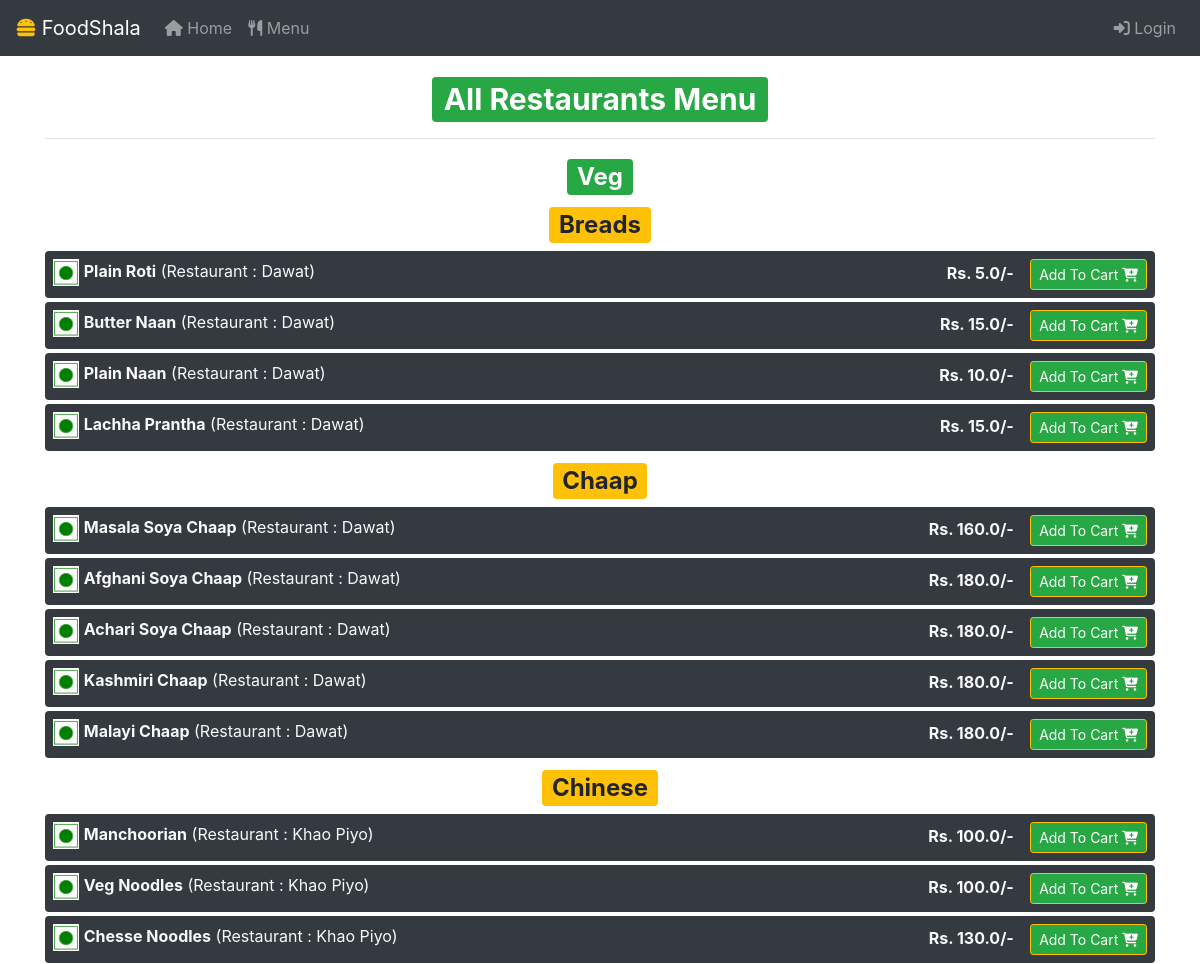
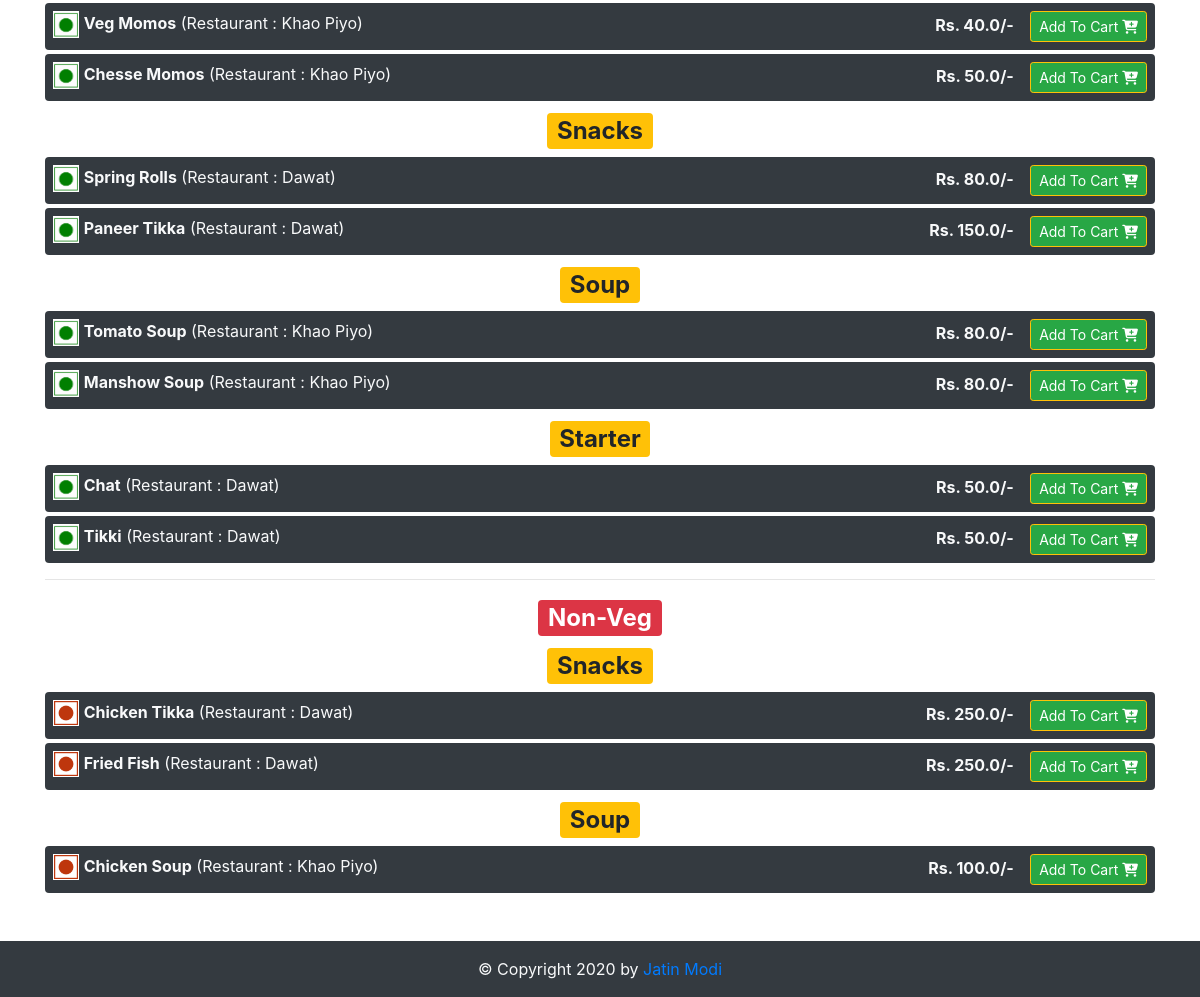
The page /menu on the database its author committed (2 pictures, top to bottom).
### app.py (models this page shows)
class Items(db.Model):
	__tablename__ = 'items'
	restaurantId = db.Column(db.Integer,ForeignKey('restaurants.id'))
	restaurantName = db.Column(db.String)
	id = db.Column(db.Integer,primary_key=True)
	dishtype = db.Column(db.String)
	name = db.Column(db.String)
	price = db.Column(db.Float)
	veg = db.Column(db.Boolean)

### app.py (the view)
@app.route("/menu",methods=['GET'])
def menu():
	items = Items.query.order_by(Items.dishtype).all()
	veg = True
	if checkSession():
		user = Users.query.filter_by(email=session['email']).first()
		veg = user.veg
		if not user.veg:
			items.sort(key=get_key)
	return render_template("menu.html",items=items,user=checkSession(),userVeg=veg)

### app.py (called while the page is built)
def checkSession():
	if 'email' in session:
		return True
	return False

### templates/menu.html (shortened to what this page needs)
{% include "header.html" %}
<div class="container mt-3 mb-5" style="min-height: 100vh;position: relative;">
	<h1 class="text-center"><span class="badge badge-success">All Restaurants Menu</span></h1>
	<hr>
	<h2 class=" text-center text-dark text-capitalize my-2"><span class="badge badge-success"> Veg </span></h2>
	{% for x in items if x.veg %}
		{% if loop.changed(x.dishtype) %}
			<h2 class=" text-center text-dark text-capitalize my-2"><span class="badge badge-warning"> {{x.dishtype}} </span></h2>
		{% endif %}
	<div class="rounded mt-1 d-flex justify-content-between p-2 bg-dark text-light">
		<div>
			{% if x.veg %}
				<img style="width:2.6ch;padding: 1px;background-color: white" src="{{ url_for('static',filename='images/vegg.png') }}">
			{% endif %}
			<span class="text-capitalize"><b>{{ x.name }}</b></span>
			<span class="text-capitalize">(Restaurant : {{x.restaurantName}})</span>
		</div>
		<div>
			<b>Rs. {{x.price}}/- </b>&ensp;
			<button title="Add to Cart" class="btn btn-sm border-warning btn-success" onclick="addToCartHandle({{ x.id }}, {{ x.restaurantId }})">Add To Cart <i class="fas fa-cart-plus"></i></button>
		</div>
	</div>
	{% endfor %}
	{% if userVeg %}
	<hr>
		<h2 class=" text-center text-dark text-capitalize my-2"><span class="badge badge-danger"> Non-Veg </span></h2>
		{% for x in items if not x.veg %}
		{% if loop.changed(x.dishtype) %}
			<h2 class=" text-center text-dark text-capitalize my-2"><span class="badge badge-warning"> {{x.dishtype}} </span></h2>
		{% endif %}
	<div class="rounded mt-1 d-flex justify-content-between p-2 bg-dark text-light">
		<div>
			{% if not x.veg %}
				<img style="width:2.6ch;padding: 1px;background-color: white" src="{{ url_for('static',filename='images/nonVeg.png') }}">
			{% endif %}
			<span class="text-capitalize"><b>{{ x.name }}</b></span>
			<span class="text-capitalize">(Restaurant : {{x.restaurantName}})</span>
		</div>
		<div>
			<b>Rs. {{x.price}}/- </b>&ensp;
			<button title="Add to Cart" class="btn btn-sm border-warning btn-success" onclick="addToCartHandle({{ x.id }}, {{ x.restaurantId }})">Add To Cart <i class="fas fa-cart-plus"></i></button>
		</div>
	</div>
		{% endfor %}
	{% endif %}
</div>
{% include "footer.html" %}

### rows shown on the page
Items: dishtype "Breads", veg True (drawn), name "Plain Roti", restaurantName "Dawat", price "5.0"
Items: veg True (drawn), name "Butter Naan", restaurantName "Dawat", price "15.0"
Items: veg True (drawn), name "Plain Naan", restaurantName "Dawat", price "10.0"
Items: veg True (drawn), name "Lachha Prantha", restaurantName "Dawat", price "15.0"
Items: dishtype "Chaap", veg True (drawn), name "Masala Soya Chaap", restaurantName "Dawat", price "160.0"
Items: veg True (drawn), name "Afghani Soya Chaap", restaurantName "Dawat", price "180.0"
Items: veg True (drawn), name "Achari Soya Chaap", restaurantName "Dawat", price "180.0"
Items: veg True (drawn), name "Kashmiri Chaap", restaurantName "Dawat", price "180.0"
Items: veg True (drawn), name "Malayi Chaap", restaurantName "Dawat", price "180.0"
Items: dishtype "Chinese", veg True (drawn), name "Manchoorian", restaurantName "Khao Piyo", price "100.0"
Items: veg True (drawn), name "Veg Noodles", restaurantName "Khao Piyo", price "100.0"
Items: veg True (drawn), name "Chesse Noodles", restaurantName "Khao Piyo", price "130.0"
Items: veg True (drawn), name "Veg Momos", restaurantName "Khao Piyo", price "40.0"
Items: veg True (drawn), name "Chesse Momos", restaurantName "Khao Piyo", price "50.0"
Items: dishtype "Snacks", veg True (drawn), name "Spring Rolls", restaurantName "Dawat", price "80.0"
Items: veg True (drawn), name "Paneer Tikka", restaurantName "Dawat", price "150.0"
Items: dishtype "Soup", veg True (drawn), name "Tomato Soup", restaurantName "Khao Piyo", price "80.0"
Items: veg True (drawn), name "Manshow Soup", restaurantName "Khao Piyo", price "80.0"
Items: dishtype "Starter", veg True (drawn), name "Chat", restaurantName "Dawat", price "50.0"
Items: veg True (drawn), name "Tikki", restaurantName "Dawat", price "50.0"
Items: dishtype "Snacks", veg False (drawn), name "Chicken Tikka", restaurantName "Dawat", price "250.0"
Items: veg False (drawn), name "Fried Fish", restaurantName "Dawat", price "250.0"
Items: dishtype "Soup", veg False (drawn), name "Chicken Soup", restaurantName "Khao Piyo", price "100.0"
